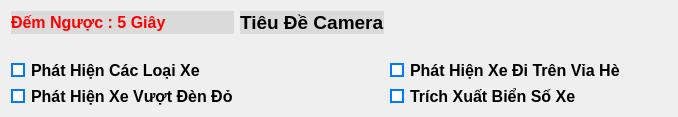
                    <widget class="QWidget" name="tab_6">
                     <attribute name="title">
                      <string>Tab 6</string>
                     </attribute>
                     <layout class="QGridLayout" name="gridLayout_16">
                      <item row="0" column="0">
                       <widget class="QLabel" name="label_41">
                        <property name="font">
                         <font>
                          <family>Tahoma</family>
                          <pointsize>12</pointsize>
                          <weight>75</weight>
                          <bold>true</bold>
                         </font>
                        </property>
                        <property name="styleSheet">
                         <string notr="true">color: rgb(255, 0, 0);
background-color: rgb(218, 218, 218);</string>
                        </property>
                        <property name="text">
                         <string>Đếm Ngược : 5 Giây</string>
                        </property>
                       </widget>
                      </item>
                      <item row="0" column="1">
                       <widget class="QLabel" name="label_42">
                        <property name="font">
                         <font>
                          <family>Tahoma</family>
                          <pointsize>14</pointsize>
                          <weight>75</weight>
                          <bold>true</bold>
                         </font>
                        </property>
                        <property name="styleSheet">
                         <string notr="true">background-color: rgb(218, 218, 218);</string>
                        </property>
                        <property name="text">
                         <string>Tiêu Đề Camera</string>
                        </property>
                       </widget>
                      </item>
                      <item row="0" column="3">
                       <widget class="QPushButton" name="pushButton_15">
                        <property name="minimumSize">
                         <size>
                          <width>0</width>
                          <height>0</height>
                         </size>
                        </property>
                        <property name="maximumSize">
                         <size>
                          <width>50</width>
                          <height>16777215</height>
                         </size>
                        </property>
                        <property name="text">
                         <string/>
                        </property>
                        <property name="icon">
                         <iconset>
                          <normaloff>../icons/close.png</normaloff>../icons/close.png</iconset>
                        </property>
                        <property name="iconSize">
                         <size>
                          <width>18</width>
                          <height>18</height>
                         </size>
                        </property>
                        <property name="flat">
                         <bool>true</bool>
                        </property>
                       </widget>
                      </item>
                      <item row="2" column="0">
                       <widget class="QCheckBox" name="checkBox_29">
                        <property name="font">
                         <font>
                          <family>Tahoma</family>
                          <pointsize>12</pointsize>
                          <weight>75</weight>
                          <bold>true</bold>
                         </font>
                        </property>
                        <property name="styleSheet">
                         <string notr="true">QCheckBox::indicator:checked {
	background-color: #007BFF;
	border: 2px solid #007BFF;
}

QCheckBox::indicator:unchecked {
	background-color: white;
	border: 2px solid #007BFF;
}</string>
                        </property>
                        <property name="text">
                         <string>Phát Hiện Các Loại Xe</string>
                        </property>
                       </widget>
                      </item>
                      <item row="2" column="2">
                       <widget class="QCheckBox" name="checkBox_31">
                        <property name="font">
                         <font>
                          <family>Tahoma</family>
                          <pointsize>12</pointsize>
                          <weight>75</weight>
                          <bold>true</bold>
                         </font>
                        </property>
                        <property name="styleSheet">
                         <string notr="true">QCheckBox::indicator:checked {
	background-color: #007BFF;
	border: 2px solid #007BFF;
}

QCheckBox::indicator:unchecked {
	background-color: white;
	border: 2px solid #007BFF;
}</string>
                        </property>
                        <property name="text">
                         <string>Phát Hiện Xe Đi Trên Vỉa Hè</string>
                        </property>
                       </widget>
                      </item>
                      <item row="3" column="0">
                       <widget class="QCheckBox" name="checkBox_30">
                        <property name="font">
                         <font>
                          <family>Tahoma</family>
                          <pointsize>12</pointsize>
                          <weight>75</weight>
                          <bold>true</bold>
                         </font>
                        </property>
                        <property name="styleSheet">
                         <string notr="true">QCheckBox::indicator:checked {
	background-color: #007BFF;
	border: 2px solid #007BFF;
}

QCheckBox::indicator:unchecked {
	background-color: white;
	border: 2px solid #007BFF;
}</string>
                        </property>
                        <property name="text">
                         <string>Phát Hiện Xe Vượt Đèn Đỏ</string>
                        </property>
                       </widget>
                      </item>
                      <item row="3" column="2">
                       <widget class="QCheckBox" name="checkBox_32">
                        <property name="font">
                         <font>
                          <family>Tahoma</family>
                          <pointsize>12</pointsize>
                          <weight>75</weight>
                          <bold>true</bold>
                         </font>
                        </property>
                        <property name="styleSheet">
                         <string notr="true">QCheckBox::indicator:checked {
	background-color: #007BFF;
	border: 2px solid #007BFF;
}

QCheckBox::indicator:unchecked {
	background-color: white;
	border: 2px solid #007BFF;
}</string>
                        </property>
                        <property name="text">
                         <string>Trích Xuất Biển Số Xe</string>
                        </property>
                       </widget>
                      </item>
                      <item row="1" column="0" colspan="4">
                       <widget class="QLabel" name="label_17">
                        <property name="text">
                         <string/>
                        </property>
                        <property name="pixmap">
                         <pixmap>ImageHandler.png</pixmap>
                        </property>
                        <property name="scaledContents">
                         <bool>true</bool>
                        </property>
                       </widget>
                      </item>
                     </layout>
                    </widget>
